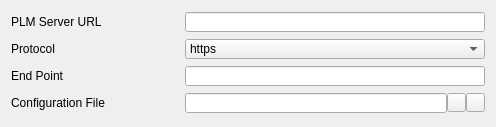
<?xml version="1.0" encoding="UTF-8"?>
<ui version="4.0">
 <class>PLMSettings</class>
 <widget class="QWidget" name="PLMSettings">
  <property name="geometry">
   <rect>
    <x>0</x>
    <y>0</y>
    <width>496</width>
    <height>127</height>
   </rect>
  </property>
  <property name="windowTitle">
   <string>Form</string>
  </property>
  <layout class="QGridLayout" name="gridLayout">
   <item row="0" column="0">
    <layout class="QHBoxLayout" name="hLayout_PLMServerURL">
     <property name="spacing">
      <number>0</number>
     </property>
     <item>
      <widget class="QLabel" name="labelURL_8">
       <property name="text">
        <string>PLM Server URL</string>
       </property>
      </widget>
     </item>
     <item>
      <spacer name="horizontalSpacer_8">
       <property name="orientation">
        <enum>Qt::Horizontal</enum>
       </property>
       <property name="sizeHint" stdset="0">
        <size>
         <width>40</width>
         <height>20</height>
        </size>
       </property>
      </spacer>
     </item>
     <item>
      <widget class="QLineEdit" name="lineEdit_PLMServerURL">
       <property name="sizePolicy">
        <sizepolicy hsizetype="Fixed" vsizetype="Fixed">
         <horstretch>0</horstretch>
         <verstretch>0</verstretch>
        </sizepolicy>
       </property>
       <property name="minimumSize">
        <size>
         <width>300</width>
         <height>20</height>
        </size>
       </property>
       <property name="maximumSize">
        <size>
         <width>300</width>
         <height>20</height>
        </size>
       </property>
      </widget>
     </item>
    </layout>
   </item>
   <item row="1" column="0">
    <layout class="QHBoxLayout" name="hLayoutProtocol">
     <property name="spacing">
      <number>0</number>
     </property>
     <item>
      <widget class="QLabel" name="labelURL_9">
       <property name="text">
        <string>Protocol</string>
       </property>
      </widget>
     </item>
     <item>
      <spacer name="horizontalSpacer_9">
       <property name="orientation">
        <enum>Qt::Horizontal</enum>
       </property>
       <property name="sizeHint" stdset="0">
        <size>
         <width>40</width>
         <height>20</height>
        </size>
       </property>
      </spacer>
     </item>
     <item>
      <widget class="QComboBox" name="comboBox_Protocol">
       <property name="sizePolicy">
        <sizepolicy hsizetype="Fixed" vsizetype="Fixed">
         <horstretch>0</horstretch>
         <verstretch>0</verstretch>
        </sizepolicy>
       </property>
       <property name="minimumSize">
        <size>
         <width>300</width>
         <height>20</height>
        </size>
       </property>
       <property name="maximumSize">
        <size>
         <width>300</width>
         <height>20</height>
        </size>
       </property>
       <item>
        <property name="text">
         <string>https</string>
        </property>
       </item>
       <item>
        <property name="text">
         <string>http</string>
        </property>
       </item>
       <item>
        <property name="text">
         <string>ssh</string>
        </property>
       </item>
      </widget>
     </item>
    </layout>
   </item>
   <item row="2" column="0">
    <layout class="QHBoxLayout" name="hLayout_EndPoint">
     <property name="spacing">
      <number>0</number>
     </property>
     <item>
      <widget class="QLabel" name="labelURL_6">
       <property name="text">
        <string>End Point</string>
       </property>
      </widget>
     </item>
     <item>
      <spacer name="horizontalSpacer_6">
       <property name="orientation">
        <enum>Qt::Horizontal</enum>
       </property>
       <property name="sizeHint" stdset="0">
        <size>
         <width>40</width>
         <height>20</height>
        </size>
       </property>
      </spacer>
     </item>
     <item>
      <widget class="QLineEdit" name="lineEdit_EndPoint">
       <property name="sizePolicy">
        <sizepolicy hsizetype="Fixed" vsizetype="Fixed">
         <horstretch>0</horstretch>
         <verstretch>0</verstretch>
        </sizepolicy>
       </property>
       <property name="minimumSize">
        <size>
         <width>300</width>
         <height>20</height>
        </size>
       </property>
       <property name="maximumSize">
        <size>
         <width>300</width>
         <height>20</height>
        </size>
       </property>
      </widget>
     </item>
    </layout>
   </item>
   <item row="3" column="0">
    <layout class="QHBoxLayout" name="hLayout_ConfigurationFile">
     <property name="spacing">
      <number>0</number>
     </property>
     <item>
      <widget class="QLabel" name="labelURL_5">
       <property name="text">
        <string>Configuration File</string>
       </property>
      </widget>
     </item>
     <item>
      <spacer name="horizontalSpacer_5">
       <property name="orientation">
        <enum>Qt::Horizontal</enum>
       </property>
       <property name="sizeHint" stdset="0">
        <size>
         <width>40</width>
         <height>20</height>
        </size>
       </property>
      </spacer>
     </item>
     <item>
      <widget class="QLineEdit" name="lineEdit_ConfigurationFile">
       <property name="sizePolicy">
        <sizepolicy hsizetype="Fixed" vsizetype="Fixed">
         <horstretch>0</horstretch>
         <verstretch>0</verstretch>
        </sizepolicy>
       </property>
       <property name="minimumSize">
        <size>
         <width>262</width>
         <height>20</height>
        </size>
       </property>
       <property name="maximumSize">
        <size>
         <width>270</width>
         <height>20</height>
        </size>
       </property>
      </widget>
     </item>
     <item>
      <widget class="QToolButton" name="pbOpen">
       <property name="sizePolicy">
        <sizepolicy hsizetype="Fixed" vsizetype="Fixed">
         <horstretch>0</horstretch>
         <verstretch>0</verstretch>
        </sizepolicy>
       </property>
       <property name="minimumSize">
        <size>
         <width>19</width>
         <height>19</height>
        </size>
       </property>
       <property name="maximumSize">
        <size>
         <width>19</width>
         <height>19</height>
        </size>
       </property>
       <property name="text">
        <string/>
       </property>
       <property name="icon">
        <iconset>
         <normaloff>:/Resources/btn_icon_open_none.svg</normaloff>:/Resources/btn_icon_open_none.svg</iconset>
       </property>
      </widget>
     </item>
     <item>
      <widget class="QToolButton" name="pbRefresh">
       <property name="sizePolicy">
        <sizepolicy hsizetype="Fixed" vsizetype="Fixed">
         <horstretch>0</horstretch>
         <verstretch>0</verstretch>
        </sizepolicy>
       </property>
       <property name="minimumSize">
        <size>
         <width>19</width>
         <height>19</height>
        </size>
       </property>
       <property name="maximumSize">
        <size>
         <width>19</width>
         <height>19</height>
        </size>
       </property>
       <property name="text">
        <string/>
       </property>
       <property name="icon">
        <iconset>
         <normaloff>:/Resources/btn_icon_refresh_none.svg</normaloff>:/Resources/btn_icon_refresh_none.svg</iconset>
       </property>
      </widget>
     </item>
    </layout>
   </item>
  </layout>
 </widget>
 <resources/>
 <connections/>
</ui>
